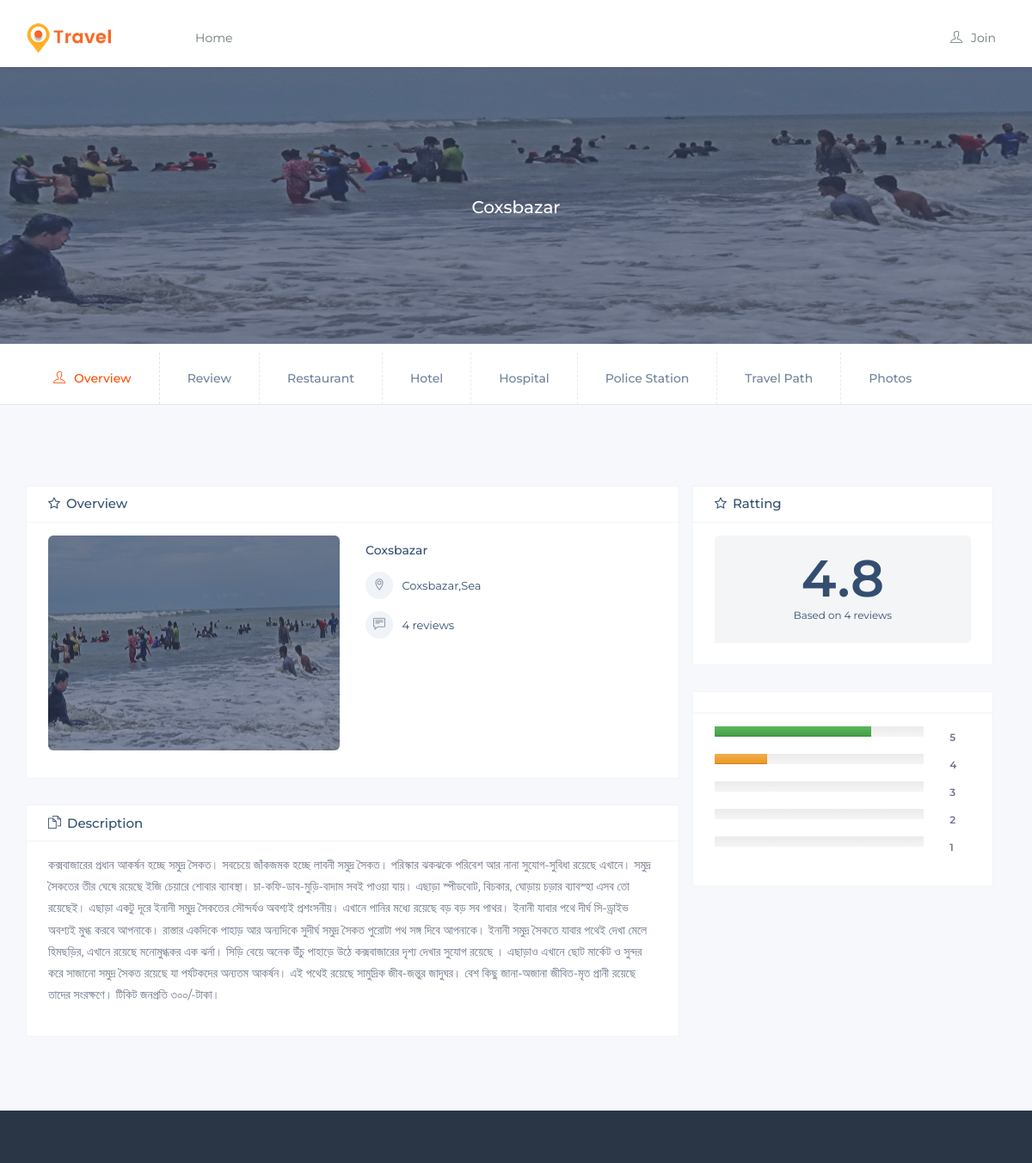
Screenshot of /place.php?id=1 with the database file from the repository.
### tables this page shows
CREATE TABLE `place` (
  `id` int(11) NOT NULL,
  `district` mediumtext NOT NULL,
  `place_category` text NOT NULL,
  `place_name` mediumtext NOT NULL,
  `place_image` mediumtext NOT NULL,
  `res_type` mediumtext NOT NULL,
  `travel_path` text NOT NULL,
  `place_des` text NOT NULL
);

### place.php (the view, shortened to what this page needs)
<?php
include("connection.php");
include("page_content/header.php");
$place_id=$_REQUEST['id'];
$sql="Select * from place where id=$place_id";
$res=mysqli_query($conn,$sql);
$row=mysqli_fetch_array($res);
$place_name=$row['place_name'];
$sql3="Select * from place_review where place_id=$place_id";
$res3=mysqli_query($conn,$sql3);
$rating=0;
$five=0;
$four=0;
$num_of_review=mysqli_num_rows($res3);
while($row3=mysqli_fetch_array($res3))
{
	$rating=$rating+$row3['rating'];
	if($row3['rating']==5)
	{
		$five=$five+1;
	}
	else if($row3['rating']==4)
	{
		$four=$four+1;
	}
}
if($num_of_review!=0){
$rating=$rating/$num_of_review;
$rating=round($rating,1);
}
$five=($five/$num_of_review)*100;
$four=($four/$num_of_review)*100;
?>
		<section class="page-title-banner" style="background-image:url(<?php echo $row['place_image'] ?>);">
			<div class="container">
				<div class="row">
					<div class="tr-list-detail">
						<div class="tr-list-detail">
						</div>
						<div class="tr-list-info">
							<h4><?php echo $place_name ?></h4>
						</div>
					</div>
				</div>
			</div>
		</section>
		<section class="profile-header-nav padd-0 bb-1">
			<div class="container">
				<div class="row">
					<div class="col-md-12 col-sm-12">
						<div class="tab" role="tabpanel">
							<ul class="nav nav-tabs" role="tablist">
								<li role="presentation" class="active"><a href="place.php?id=<?php echo $place_id?>" ><i class="ti-user"></i>Overview</a></li>
								<li role="presentation"><a href="review.php?id=<?php echo $place_id?>" >Review</a></li>
								<li ><a href="res.php?id=<?php echo $place_id ?>" aria-controls="messages">Restaurant</a></li>
								<li role="presentation"><a href="hotel.php?id=<?php echo $place_id ?>" >Hotel</a></li>
								 <?php
                      include("page_content/place_section.php");
                    ?>
							</ul>
						</div>
					</div>
				</div>
			</div>
		</section>
		<section class="tr-single-detail gray-bg">
			<div class="container">
				<div class="row">
					<div class="col-md-12 col-sm-12">
						<div class="tab-content tabs">
							<div role="tabpanel" class="tab-pane fade in active" id="Overview">
								<div class="col-md-8 col-sm-12">
								<div class="row">
									<div class="tr-single-box">
										<div class="tr-single-header">
											<h4><i class="fa fa-star-o"></i>Overview</h4>
										</div>
										<div class="tr-single-body">
											<div class="row">
												<div class="col-md-6 col-sm-6">
													<div class="list-thumb-box">
														<img src="<?php echo $row['place_image']?>" width="100%" height="100%"   alt="" />
													</div>
												</div>
												<div class="col-md-6 col-sm-6">
													<div class="list-overview-detail">
														<h5><?php echo $row['place_name'] ?></h5>
														<ul class="extra-service">
															<li>
																<div class="icon-box-icon-block">
																	<a href="#">
																		<div class="icon-box-round">
																			<i class=" ti-location-pin"></i>
																		</div>
																		<div class="icon-box-text">
																			<?php echo $row['place_name'].','.$row['place_category'] ?>
																		</div>
																	</a>
																</div>
															</li>
															<li>
																<div class="icon-box-icon-block">
																	<a href="#">
																		<div class="icon-box-round">
																			<i class="ti-comment-alt"></i>
																		</div>
																		<div class="icon-box-text">
																		<?php echo $num_of_review ?> reviews
																		</div>
																	</a>
																</div>
															</li>
														</ul>
													</div>
												</div>
											</div>
										</div>
									</div>
								</div>
								<div class="row">
									<div class="tr-single-box">
										<div class="tr-single-header">
											<h4><i class="ti-files"></i>Description</h4>
										</div>
										<div class="tr-single-body">
											<p>
												<?php echo $row['place_des'] ?>
											</p>
										</div>
									</div>
								</div>
								</div>
                                 <div class="col-md-4 col-sm-12">
						<div class="tr-single-box">
							<div class="tr-single-header">
							<h4><i class="fa fa-star-o"></i>Ratting</h4>
							</div>
							<div class="tr-single-body">
                               <div class="row">
												<div class="col-sm-12 col-md-12">
													<div id="review_summary">
														<strong><?php echo $rating ?></strong>
														<small>Based on <?php echo $num_of_review ?> reviews</small>
													</div>
												</div>
											</div>
							</div>
						</div>
						<div class="tr-single-box">
							<div class="tr-single-header">
							</div>
							<div class="tr-single-body">
                                <div class="row">
                                       <div class="col-sm-12 col-md-12">
													<div class="row">
														<div class="col-lg-10 col-9">
															<div class="progress">
																<div class="progress-bar progress-bar-success" role="progressbar" style="width: <?php echo $five?>%" aria-valuenow="98" aria-valuemin="0" aria-valuemax="100"></div>
															</div>
														</div>
														<div class="col-lg-2 col-3"><small><strong>5</strong></small></div>
													</div>
													<div class="row">
														<div class="col-lg-10 col-9">
															<div class="progress">
																<div class="progress-bar progress-bar-warning" role="progressbar" style="width: <?php echo $four?>%" aria-valuenow="90" aria-valuemin="0" aria-valuemax="100"></div>
															</div>
														</div>
														<div class="col-lg-2 col-3"><small><strong>4</strong></small></div>
													</div>
													<div class="row">
														<div class="col-lg-10 col-9">
															<div class="progress">
															</div>
														</div>
														<div class="col-lg-2 col-3"><small><strong>3</strong></small></div>
													</div>
													<div class="row">
														<div class="col-lg-10 col-9">
															<div class="progress">
															</div>
														</div>
														<div class="col-lg-2 col-3"><small><strong>2</strong></small></div>
													</div>
													<div class="row">
														<div class="col-lg-10 col-9">
															<div class="progress">
															</div>
														</div>
														<div class="col-lg-2 col-3"><small><strong>1</strong></small></div>
													</div>
												</div>
                                </div>
							</div>
						</div>
					</div>
							</div>
						</div>
					</div>
				</div>
			</div>
		</section>
		<?php
          include("page_content/footer.php");
		?>
    </body>
</html>

### assets/css/custom.css (style rules this page uses)
.container { margin-top: 10px; }

### assets/css/responsiveness.css (style rules this page uses)
@media only screen  and (min-width : 993px) { section { padding:6em 0 4em 0; } }
@media only screen  and (min-width : 1024px) { h4 { font-size:20px; } }
@media only screen  and (min-width : 1024px) { h5 { font-size:17; } }

### assets/css/skins/default.css (style rules this page uses)
.profile-header-nav .nav-tabs li.active a, .profile-header-nav .nav-tabs li.active a:focus, .profile-header-nav .nav-tabs li.active a:hover { color: #ff4e00; }

### rows the page displays
place: place_name "Coxsbazar", place_category "Sea", place_des "কক্সবাজারের প্রধান আকর্ষন হচ্ছে সমুদ্র সৈকত। সবচেয়ে জাঁকজমক হচ্ছে লাবনী সমুদ্র সৈকত। পরিস্কার ঝকঝকে পরিবেশ আর নানা সুযোগ-সুবিধা রয়েছে এখানে। সমুদ্র সৈকতের তীর ঘেষে রয়েছে ইজি চেয়ারে শোবার ব্যাবস্থা। চা-কফি-ডাব-মুড়ি-বাদাম সবই পাওয়া যায়। এছাড়া স্পীডবোট, বিচকার, ঘোড়ায় চড়ার ব্যাবস্হা এসব তো রয়েছেই। এছাড়া একটু দূরে ইনানী সমুদ্র সৈকতের সৌন্দর্যও অবশ্যই প্রশংসনীয়। এখানে পানির মধ্যে রয়েছে বড় বড় সব পাথর। ইনানী যাবার পথে দীর্ঘ সি-ড্রাইভ অবশ্যই মুগ্ধ করবে আপনাকে। রাস্তার একদিকে পাহাড় আর অন্যদিকে সুদীর্ঘ সমুদ্র সৈকত পুরোটা পথ সঙ্গ দিবে আপনাকে। ইনানী সমুদ্র সৈকতে যাবার পথেই দেখা মেলে হিমছড়ির, এখানে রয়েছে মনোমুগ্ধকর এক ঝর্না। সিড়ি বেয়ে অনেক উঁচু পাহাড়ে উঠে কক্সবাজারের দৃশ্য দেখার…"

### other values shown
$num_of_review "4"
$rating "4.8"
